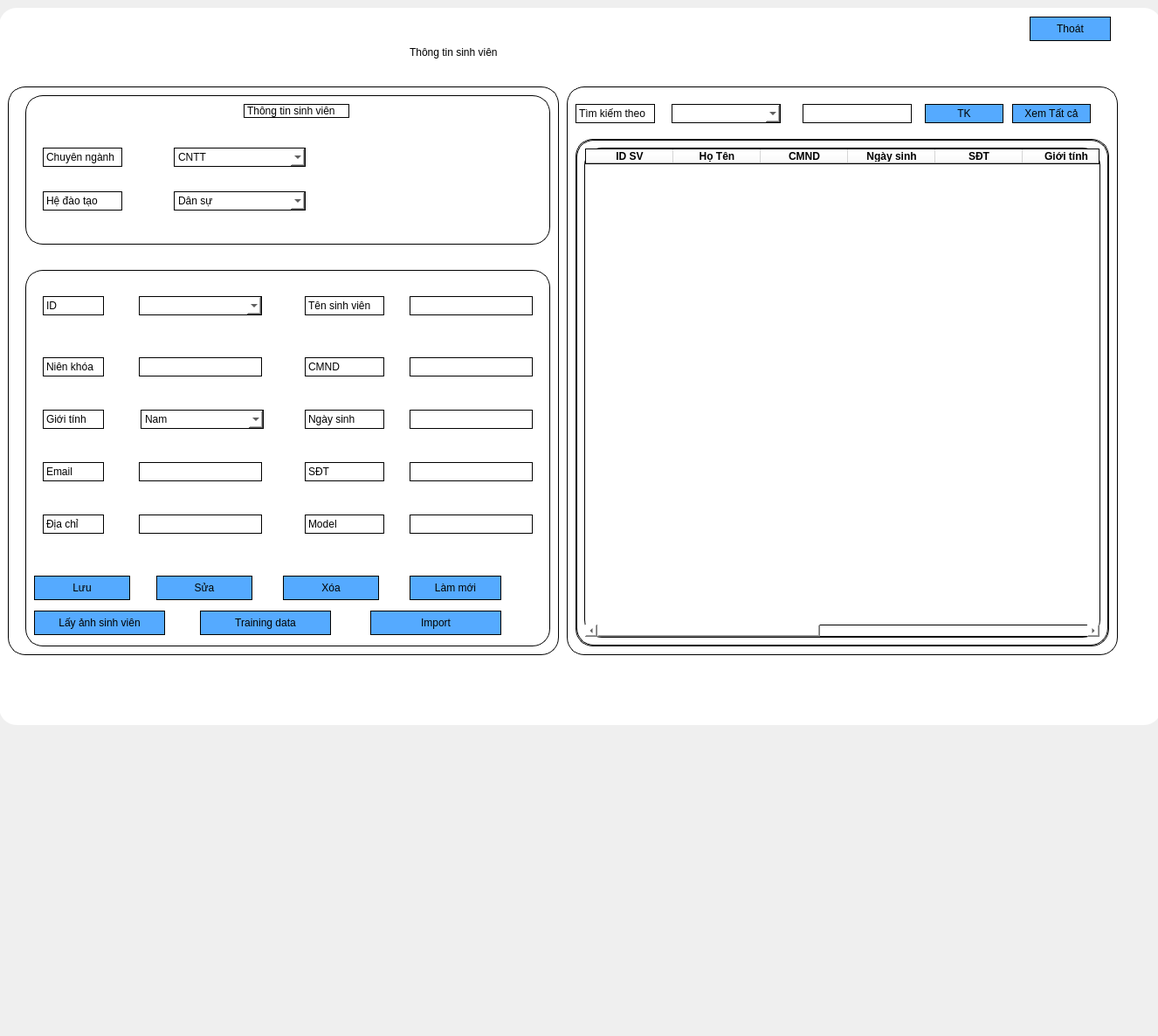
<?xml version="1.0" encoding="UTF-8"?>
<ui version="4.0">
 <class>Dialog</class>
 <widget class="QDialog" name="Dialog">
  <property name="geometry">
   <rect>
    <x>0</x>
    <y>0</y>
    <width>1326</width>
    <height>1186</height>
   </rect>
  </property>
  <property name="windowTitle">
   <string>Dialog</string>
  </property>
  <widget class="QWidget" name="widget" native="true">
   <property name="geometry">
    <rect>
     <x>-1</x>
     <y>9</y>
     <width>1331</width>
     <height>821</height>
    </rect>
   </property>
   <property name="styleSheet">
    <string notr="true">background-color: rgb(255, 255, 255);
border-radius:20px;</string>
   </property>
   <widget class="QLabel" name="label">
    <property name="geometry">
     <rect>
      <x>34</x>
      <y>30</y>
      <width>81</width>
      <height>41</height>
     </rect>
    </property>
    <property name="text">
     <string/>
    </property>
   </widget>
   <widget class="QLabel" name="label_2">
    <property name="geometry">
     <rect>
      <x>470</x>
      <y>30</y>
      <width>551</width>
      <height>41</height>
     </rect>
    </property>
    <property name="styleSheet">
     <string notr="true">font: 20pt &quot;MS Shell Dlg 2&quot;;</string>
    </property>
    <property name="text">
     <string>Thông tin sinh viên</string>
    </property>
   </widget>
   <widget class="QWidget" name="widget_2" native="true">
    <property name="geometry">
     <rect>
      <x>10</x>
      <y>90</y>
      <width>631</width>
      <height>651</height>
     </rect>
    </property>
    <property name="styleSheet">
     <string notr="true">border :1px solid black;</string>
    </property>
    <widget class="QWidget" name="widget_3" native="true">
     <property name="geometry">
      <rect>
       <x>20</x>
       <y>10</y>
       <width>601</width>
       <height>171</height>
      </rect>
     </property>
     <widget class="QLabel" name="label_3">
      <property name="geometry">
       <rect>
        <x>250</x>
        <y>10</y>
        <width>121</width>
        <height>16</height>
       </rect>
      </property>
      <property name="text">
       <string>Thông tin sinh viên</string>
      </property>
     </widget>
     <widget class="QLabel" name="label_4">
      <property name="geometry">
       <rect>
        <x>20</x>
        <y>60</y>
        <width>91</width>
        <height>22</height>
       </rect>
      </property>
      <property name="text">
       <string>Chuyên ngành</string>
      </property>
     </widget>
     <widget class="QLabel" name="label_6">
      <property name="geometry">
       <rect>
        <x>20</x>
        <y>110</y>
        <width>91</width>
        <height>22</height>
       </rect>
      </property>
      <property name="text">
       <string>Hệ đào tạo</string>
      </property>
     </widget>
     <widget class="QComboBox" name="cbNganh">
      <property name="geometry">
       <rect>
        <x>170</x>
        <y>60</y>
        <width>151</width>
        <height>22</height>
       </rect>
      </property>
      <item>
       <property name="text">
        <string>CNTT</string>
       </property>
      </item>
      <item>
       <property name="text">
        <string>ATTT</string>
       </property>
      </item>
      <item>
       <property name="text">
        <string>ĐT</string>
       </property>
      </item>
     </widget>
     <widget class="QComboBox" name="cbHe">
      <property name="geometry">
       <rect>
        <x>170</x>
        <y>110</y>
        <width>151</width>
        <height>22</height>
       </rect>
      </property>
      <item>
       <property name="text">
        <string>Dân sự</string>
       </property>
      </item>
      <item>
       <property name="text">
        <string>Quân sự</string>
       </property>
      </item>
     </widget>
    </widget>
    <widget class="QWidget" name="widget_4" native="true">
     <property name="geometry">
      <rect>
       <x>20</x>
       <y>210</y>
       <width>601</width>
       <height>431</height>
      </rect>
     </property>
     <widget class="QLabel" name="label_9">
      <property name="geometry">
       <rect>
        <x>20</x>
        <y>100</y>
        <width>70</width>
        <height>22</height>
       </rect>
      </property>
      <property name="text">
       <string>Niên khóa</string>
      </property>
     </widget>
     <widget class="QLabel" name="label_10">
      <property name="geometry">
       <rect>
        <x>20</x>
        <y>160</y>
        <width>70</width>
        <height>22</height>
       </rect>
      </property>
      <property name="text">
       <string>Giới tính</string>
      </property>
     </widget>
     <widget class="QLabel" name="label_11">
      <property name="geometry">
       <rect>
        <x>20</x>
        <y>220</y>
        <width>70</width>
        <height>22</height>
       </rect>
      </property>
      <property name="text">
       <string>Email</string>
      </property>
     </widget>
     <widget class="QLabel" name="label_12">
      <property name="geometry">
       <rect>
        <x>20</x>
        <y>280</y>
        <width>70</width>
        <height>22</height>
       </rect>
      </property>
      <property name="text">
       <string>Địa chỉ</string>
      </property>
     </widget>
     <widget class="QLabel" name="label_13">
      <property name="geometry">
       <rect>
        <x>320</x>
        <y>30</y>
        <width>91</width>
        <height>22</height>
       </rect>
      </property>
      <property name="text">
       <string>Tên sinh viên</string>
      </property>
     </widget>
     <widget class="QLabel" name="label_14">
      <property name="geometry">
       <rect>
        <x>320</x>
        <y>100</y>
        <width>91</width>
        <height>22</height>
       </rect>
      </property>
      <property name="text">
       <string>CMND</string>
      </property>
     </widget>
     <widget class="QLabel" name="label_15">
      <property name="geometry">
       <rect>
        <x>320</x>
        <y>160</y>
        <width>91</width>
        <height>22</height>
       </rect>
      </property>
      <property name="text">
       <string>Ngày sinh</string>
      </property>
     </widget>
     <widget class="QLabel" name="label_16">
      <property name="geometry">
       <rect>
        <x>320</x>
        <y>220</y>
        <width>91</width>
        <height>22</height>
       </rect>
      </property>
      <property name="text">
       <string>SĐT</string>
      </property>
     </widget>
     <widget class="QLineEdit" name="tfNienKhoa">
      <property name="geometry">
       <rect>
        <x>130</x>
        <y>100</y>
        <width>141</width>
        <height>22</height>
       </rect>
      </property>
     </widget>
     <widget class="QLineEdit" name="tfEmail">
      <property name="geometry">
       <rect>
        <x>130</x>
        <y>220</y>
        <width>141</width>
        <height>22</height>
       </rect>
      </property>
     </widget>
     <widget class="QLineEdit" name="tfDiaChi">
      <property name="geometry">
       <rect>
        <x>130</x>
        <y>280</y>
        <width>141</width>
        <height>22</height>
       </rect>
      </property>
     </widget>
     <widget class="QLineEdit" name="tfTenSV">
      <property name="geometry">
       <rect>
        <x>440</x>
        <y>30</y>
        <width>141</width>
        <height>22</height>
       </rect>
      </property>
     </widget>
     <widget class="QLineEdit" name="tfCMND">
      <property name="geometry">
       <rect>
        <x>440</x>
        <y>100</y>
        <width>141</width>
        <height>22</height>
       </rect>
      </property>
     </widget>
     <widget class="QLineEdit" name="tfNgaySinh">
      <property name="geometry">
       <rect>
        <x>440</x>
        <y>160</y>
        <width>141</width>
        <height>22</height>
       </rect>
      </property>
     </widget>
     <widget class="QLineEdit" name="tfSDT">
      <property name="geometry">
       <rect>
        <x>440</x>
        <y>220</y>
        <width>141</width>
        <height>22</height>
       </rect>
      </property>
     </widget>
     <widget class="QPushButton" name="btnSave">
      <property name="geometry">
       <rect>
        <x>10</x>
        <y>350</y>
        <width>110</width>
        <height>28</height>
       </rect>
      </property>
      <property name="styleSheet">
       <string notr="true">background-color:rgb(85, 170, 255)</string>
      </property>
      <property name="text">
       <string>Lưu</string>
      </property>
     </widget>
     <widget class="QPushButton" name="btnEdit">
      <property name="geometry">
       <rect>
        <x>150</x>
        <y>350</y>
        <width>110</width>
        <height>28</height>
       </rect>
      </property>
      <property name="styleSheet">
       <string notr="true">background-color:rgb(85, 170, 255)</string>
      </property>
      <property name="text">
       <string>Sửa</string>
      </property>
     </widget>
     <widget class="QPushButton" name="btnDelete">
      <property name="geometry">
       <rect>
        <x>295</x>
        <y>350</y>
        <width>110</width>
        <height>28</height>
       </rect>
      </property>
      <property name="styleSheet">
       <string notr="true">background-color:rgb(85, 170, 255)</string>
      </property>
      <property name="text">
       <string>Xóa</string>
      </property>
     </widget>
     <widget class="QPushButton" name="btnRefresh">
      <property name="geometry">
       <rect>
        <x>440</x>
        <y>350</y>
        <width>105</width>
        <height>28</height>
       </rect>
      </property>
      <property name="styleSheet">
       <string notr="true">background-color:rgb(85, 170, 255)</string>
      </property>
      <property name="text">
       <string>Làm mới</string>
      </property>
     </widget>
     <widget class="QComboBox" name="cbGioiTinh">
      <property name="geometry">
       <rect>
        <x>132</x>
        <y>160</y>
        <width>141</width>
        <height>22</height>
       </rect>
      </property>
      <item>
       <property name="text">
        <string>Nam</string>
       </property>
      </item>
      <item>
       <property name="text">
        <string>Nữ</string>
       </property>
      </item>
     </widget>
     <widget class="QLabel" name="label_8">
      <property name="geometry">
       <rect>
        <x>20</x>
        <y>30</y>
        <width>70</width>
        <height>22</height>
       </rect>
      </property>
      <property name="text">
       <string>ID</string>
      </property>
     </widget>
     <widget class="QComboBox" name="cbId">
      <property name="geometry">
       <rect>
        <x>130</x>
        <y>30</y>
        <width>141</width>
        <height>22</height>
       </rect>
      </property>
      <item>
       <property name="text">
        <string/>
       </property>
      </item>
     </widget>
     <widget class="QPushButton" name="btnGetPics">
      <property name="geometry">
       <rect>
        <x>10</x>
        <y>390</y>
        <width>150</width>
        <height>28</height>
       </rect>
      </property>
      <property name="styleSheet">
       <string notr="true">background-color:rgb(85, 170, 255)</string>
      </property>
      <property name="text">
       <string>Lấy ảnh sinh viên</string>
      </property>
     </widget>
     <widget class="QPushButton" name="btnTrain">
      <property name="geometry">
       <rect>
        <x>200</x>
        <y>390</y>
        <width>150</width>
        <height>28</height>
       </rect>
      </property>
      <property name="styleSheet">
       <string notr="true">background-color:rgb(85, 170, 255)</string>
      </property>
      <property name="text">
       <string>Training data</string>
      </property>
     </widget>
     <widget class="QLineEdit" name="tfModel">
      <property name="geometry">
       <rect>
        <x>440</x>
        <y>280</y>
        <width>141</width>
        <height>22</height>
       </rect>
      </property>
     </widget>
     <widget class="QLabel" name="label_5">
      <property name="geometry">
       <rect>
        <x>320</x>
        <y>280</y>
        <width>91</width>
        <height>22</height>
       </rect>
      </property>
      <property name="text">
       <string>Model</string>
      </property>
     </widget>
     <widget class="QPushButton" name="btnImport">
      <property name="geometry">
       <rect>
        <x>395</x>
        <y>390</y>
        <width>150</width>
        <height>28</height>
       </rect>
      </property>
      <property name="styleSheet">
       <string notr="true">background-color:rgb(85, 170, 255)</string>
      </property>
      <property name="text">
       <string>Import</string>
      </property>
     </widget>
    </widget>
   </widget>
   <widget class="QWidget" name="widget_5" native="true">
    <property name="geometry">
     <rect>
      <x>650</x>
      <y>90</y>
      <width>631</width>
      <height>651</height>
     </rect>
    </property>
    <property name="styleSheet">
     <string notr="true">border :1px solid black;</string>
    </property>
    <widget class="QLabel" name="label_17">
     <property name="geometry">
      <rect>
       <x>10</x>
       <y>20</y>
       <width>91</width>
       <height>22</height>
      </rect>
     </property>
     <property name="text">
      <string>Tìm kiếm theo</string>
     </property>
    </widget>
    <widget class="QComboBox" name="cbSearch">
     <property name="geometry">
      <rect>
       <x>120</x>
       <y>20</y>
       <width>125</width>
       <height>22</height>
      </rect>
     </property>
     <item>
      <property name="text">
       <string/>
      </property>
     </item>
     <item>
      <property name="text">
       <string>ID sinh viên</string>
      </property>
     </item>
     <item>
      <property name="text">
       <string>Tên sinh viên</string>
      </property>
     </item>
    </widget>
    <widget class="QLineEdit" name="tfSearch">
     <property name="geometry">
      <rect>
       <x>270</x>
       <y>20</y>
       <width>125</width>
       <height>22</height>
      </rect>
     </property>
    </widget>
    <widget class="QPushButton" name="btnSearch">
     <property name="geometry">
      <rect>
       <x>410</x>
       <y>20</y>
       <width>90</width>
       <height>22</height>
      </rect>
     </property>
     <property name="styleSheet">
      <string notr="true">background-color:rgb(85, 170, 255);
border-width: 1px;
border-style: solid;
border-color: black;</string>
     </property>
     <property name="text">
      <string>TK</string>
     </property>
    </widget>
    <widget class="QPushButton" name="btnLoadAll">
     <property name="geometry">
      <rect>
       <x>510</x>
       <y>20</y>
       <width>90</width>
       <height>22</height>
      </rect>
     </property>
     <property name="styleSheet">
      <string notr="true">background-color:rgb(85, 170, 255);
border-width: 1px;
border-style: solid;
border-color: black;</string>
     </property>
     <property name="text">
      <string>Xem Tất cả</string>
     </property>
    </widget>
    <widget class="QScrollArea" name="scrollArea">
     <property name="geometry">
      <rect>
       <x>10</x>
       <y>60</y>
       <width>611</width>
       <height>581</height>
      </rect>
     </property>
     <property name="widgetResizable">
      <bool>true</bool>
     </property>
     <widget class="QWidget" name="scrollAreaWidgetContents_2">
      <property name="geometry">
       <rect>
        <x>0</x>
        <y>0</y>
        <width>609</width>
        <height>579</height>
       </rect>
      </property>
      <layout class="QVBoxLayout" name="verticalLayout">
       <item>
        <widget class="QTableWidget" name="tableWidget">
         <column>
          <property name="text">
           <string>ID SV</string>
          </property>
          <property name="font">
           <font>
            <weight>75</weight>
            <bold>true</bold>
           </font>
          </property>
         </column>
         <column>
          <property name="text">
           <string>Họ Tên</string>
          </property>
          <property name="font">
           <font>
            <weight>75</weight>
            <bold>true</bold>
           </font>
          </property>
         </column>
         <column>
          <property name="text">
           <string>CMND</string>
          </property>
          <property name="font">
           <font>
            <weight>75</weight>
            <bold>true</bold>
           </font>
          </property>
         </column>
         <column>
          <property name="text">
           <string>Ngày sinh</string>
          </property>
          <property name="font">
           <font>
            <weight>75</weight>
            <bold>true</bold>
           </font>
          </property>
         </column>
         <column>
          <property name="text">
           <string>SĐT</string>
          </property>
          <property name="font">
           <font>
            <weight>75</weight>
            <bold>true</bold>
           </font>
          </property>
         </column>
         <column>
          <property name="text">
           <string>Giới tính</string>
          </property>
          <property name="font">
           <font>
            <weight>75</weight>
            <bold>true</bold>
           </font>
          </property>
         </column>
         <column>
          <property name="text">
           <string>Email</string>
          </property>
          <property name="font">
           <font>
            <weight>75</weight>
            <bold>true</bold>
           </font>
          </property>
         </column>
         <column>
          <property name="text">
           <string>Địa chỉ</string>
          </property>
          <property name="font">
           <font>
            <weight>75</weight>
            <bold>true</bold>
           </font>
          </property>
         </column>
         <column>
          <property name="text">
           <string>Niên khóa</string>
          </property>
          <property name="font">
           <font>
            <weight>75</weight>
            <bold>true</bold>
           </font>
          </property>
         </column>
         <column>
          <property name="text">
           <string>Hệ</string>
          </property>
          <property name="font">
           <font>
            <weight>75</weight>
            <bold>true</bold>
           </font>
          </property>
         </column>
         <column>
          <property name="text">
           <string>Ngành</string>
          </property>
          <property name="font">
           <font>
            <weight>75</weight>
            <bold>true</bold>
           </font>
          </property>
         </column>
        </widget>
       </item>
      </layout>
     </widget>
    </widget>
   </widget>
   <widget class="QPushButton" name="btnExit">
    <property name="geometry">
     <rect>
      <x>1180</x>
      <y>10</y>
      <width>93</width>
      <height>28</height>
     </rect>
    </property>
    <property name="styleSheet">
     <string notr="true">background-color:rgb(85, 170, 255);
border-width: 1px;
border-style: solid;
border-color: black;</string>
    </property>
    <property name="text">
     <string>Thoát</string>
    </property>
   </widget>
  </widget>
 </widget>
 <resources/>
 <connections/>
</ui>
